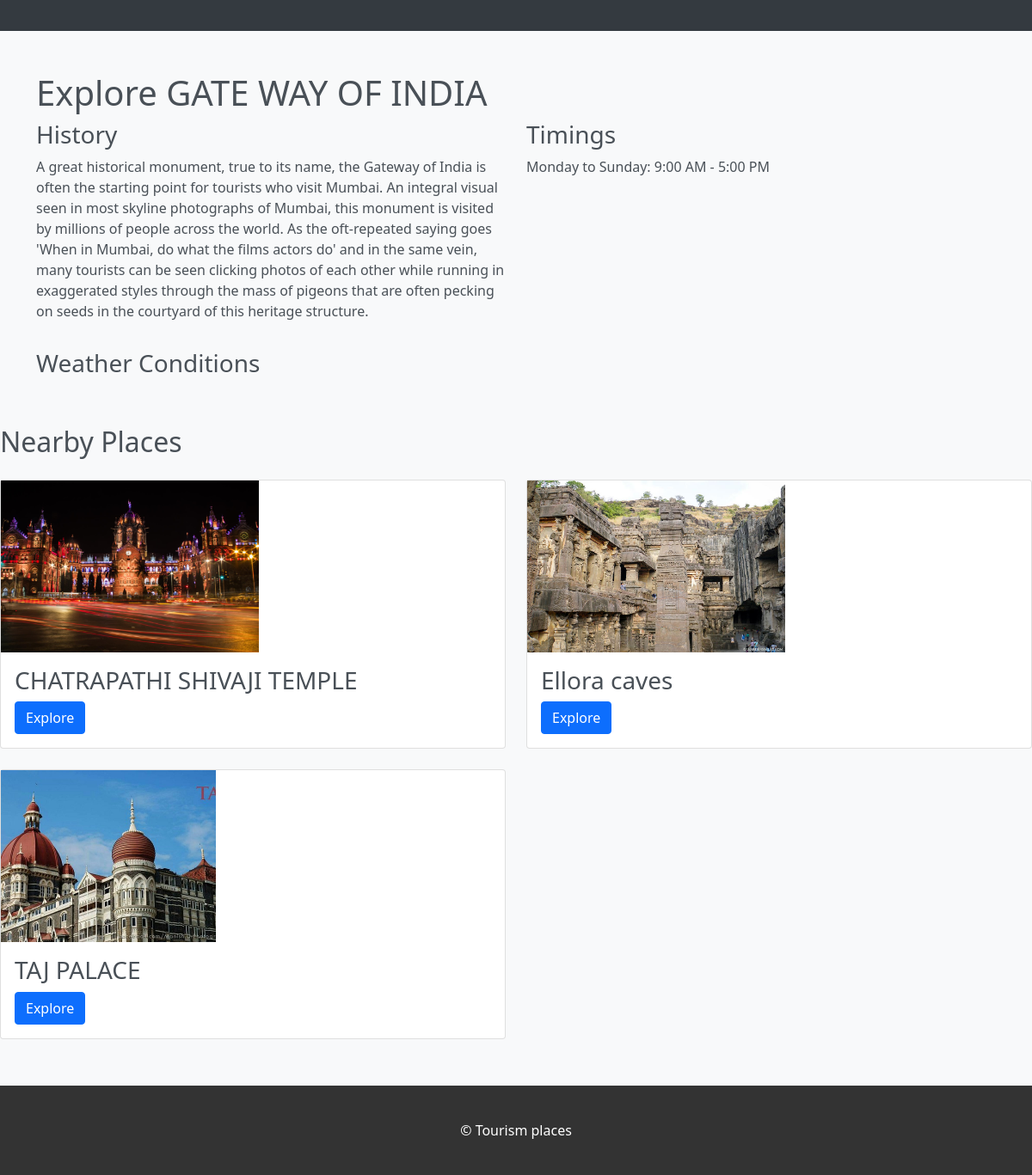
The app's page /location/GATE WAY OF INDIA/ with its own data.
### toursim_app/models.py (models this page shows)
class Location(models.Model):
    location_id=models.AutoField(primary_key=True)
    city_id=models.ForeignKey(City,on_delete=models.CASCADE)
    location_image=models.ImageField(upload_to='images/location/')
    location_videos = models.FileField(upload_to='Media/Location/', null=True, blank=True)
    location_description=models.TextField()
    location_name=models.CharField(max_length=255)

### toursim_app/views.py (the view)
# urls.py: path('location',location,name='location'),
def location(request, location_name=None):
    if request.method == 'GET':
        if location_name:
            location_obj = get_object_or_404(Location, location_name=location_name)
            city_id = location_obj.city_id  # Assuming you have a 'city_id' field in your Location model
            nearby_locations = Location.objects.filter(city_id=city_id).exclude(location_name=location_name)
            context = {
                'location': location_obj,
                'nearby_locations': nearby_locations,
            }
            return render(request, 'toursim_app/location.html', context)
        else:
            return render(request, 'toursim_app/City.html')
    elif request.method == 'POST':
        query = request.POST.get('location_name', '')
        if query:
            return redirect('location', location_name=query)
        else:
            return render(request, 'toursim_app/City.html', {'error_message': 'Please provide a location name'})

### toursim_app/Templates/toursim_app/location.html (shortened to what this page needs)
{% load static %}
<!DOCTYPE html>
<html lang="en">
<head>
  <link rel="stylesheet" href="https://cdn.jsdelivr.net/npm/bootstrap@5.0.2/dist/css/bootstrap.min.css">
<link rel="stylesheet" href="{% static 'location_styles.css' %}">
</head>
<body>
    <nav class="navbar navbar-expand-lg" id="navbar">
      </nav>
  <div class="container">
    <h1 class="mt-5">Explore {{location.location_name}}</h1>
    <section class="place-section">
      <div class="row">
        <div class="col-md-6">
          <h3>History</h3>
    <p>{{location.location_description}}</p>        </div>
        <div class="col-md-6">
          <h3>Timings</h3>
          <p>Monday to Sunday: 9:00 AM - 5:00 PM</p>
        </div>
      </div>
      <div class="row mt-3">
        <div class="col-md-6">
          <h3>Weather Conditions</h3>
          </div>
        </div>
      </div>
  <section class="place-section mt-5">
    <h2 class="mb-4">Nearby Places</h2>
    <div class="row">
        {% for nearby_location in nearby_locations %}
            <div class="col-md-6 mb-4">
                <div class="card">
                    <a href="{% url 'location' location_name=nearby_location.location_name %}">
                        <img class="img-fluid custom-card-img" src="{{ nearby_location.location_image.url }}" alt="{{ nearby_location.location_name }}">
                    </a>
                    <div class="card-body">
                        <h3 class="card-title">{{ nearby_location.location_name }}</h3>
                        <a href="{% url 'location' nearby_location.location_name %}" class="btn btn-primary">Explore</a>
                    </div>
                </div>
            </div>
        {% endfor %}
    </div>
</section>
     <footer>
		<div class="foot-panel4">
				© Tourism places
		</div>
	</footer>
</body>
</html>

### toursim_app/static/location_styles.css (style rules this page uses)
body { background-color: #f8f9fa; color: #495057; }
#navbar { background-color: #343a40; color: #ffffff; }
.container { margin-top: 20px; }
.place-section { margin-bottom: 30px; }
footer { background-color: #343a40; color: #ffffff; padding: 20px 0; }
.foot-panel1, .foot-panel2, .foot-panel3, .foot-panel4 { margin-bottom: 20px; }
footer { background-color: #333; color: #fff; padding: 20px 0; }
.foot-panel4 { text-align: center; margin-top: 20px; }
.custom-card-img { height: 200px; width:100px object-fit: cover; }

### records on screen
Location: location_name "GATE WAY OF INDIA", location_description "A great historical monument, true to its name, the Gateway of India is often the starting point for tourists who visit Mumbai. An integral visual seen in most skyline photographs of Mumbai, this monument is visited by millions of people across the world. As the oft-repeated saying goes 'When in Mumbai, do what the films actors do' and in the same vein, many tourists can be seen clicking photos of each other while running in exaggerated styles through the mass of pigeons that are often pecking on seeds in the courtyard of this heritage structure."
Location: location_image (picture), location_name "CHATRAPATHI SHIVAJI TEMPLE"
Location: location_image (picture), location_name "Ellora caves"
Location: location_image (picture), location_name "TAJ PALACE"
